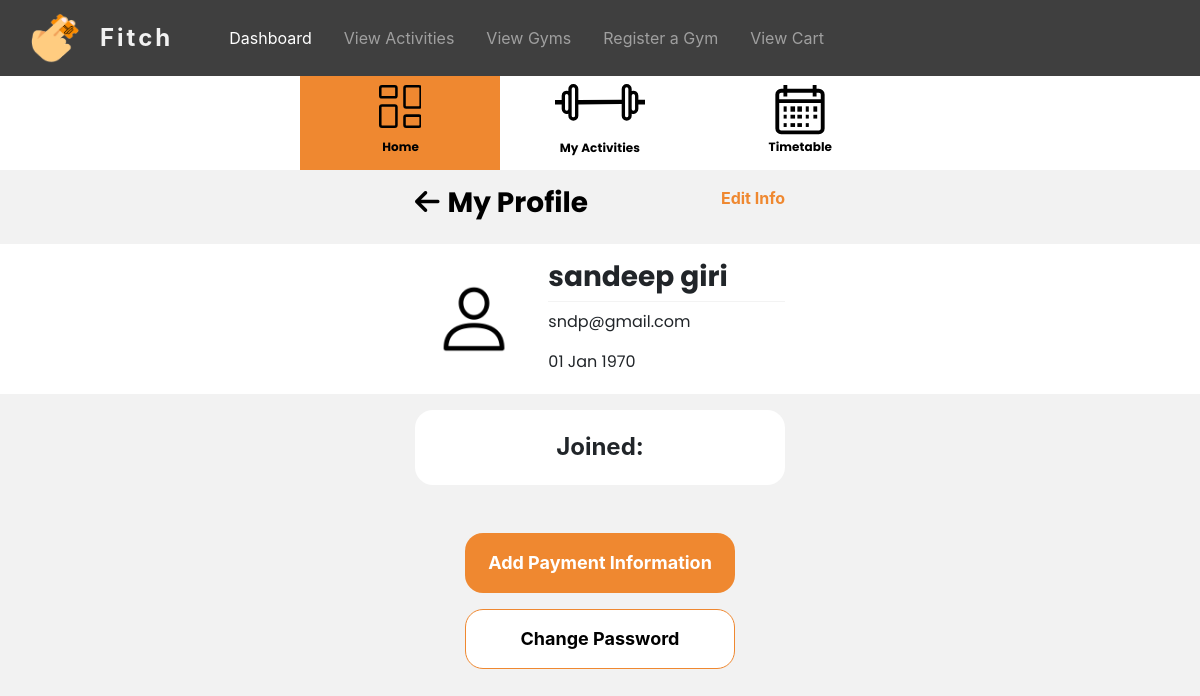
Screenshot of /User/userProfile (signed in) with the database file from the repository.
### tables this page shows
CREATE TABLE `users` (
  `id` int(20) NOT NULL,
  `account_created` varchar(255) DEFAULT NULL,
  `username` varchar(255) DEFAULT NULL,
  `firstname` varchar(255) NOT NULL,
  `lastname` varchar(255) NOT NULL,
  `email` varchar(255) NOT NULL,
  `password` varchar(255) NOT NULL,
  `gender` varchar(255) NOT NULL,
  `dob` date DEFAULT NULL,
  `photo` varchar(255) NOT NULL,
  `contact_number` int(32) NOT NULL,
  `user_activation_code` varchar(255) NOT NULL,
  `user_email_status` varchar(255) NOT NULL,
  `password_reset` varchar(255) NOT NULL,
  `partnership_status` tinyint(1) DEFAULT NULL
);

### app/libraries/Core.php (called while the page is built, shortened)
<?php
class Core
{
  protected $currentMethod = 'index';
  public function __construct()
  {
    $url = $this->getUrl();
    if (file_exists('../app/controllers/' . ucwords($url[0]) . '.php')) {
      unset($url[0]);
    }
    $this->currentController = new $this->currentController;
    if (isset($url[1])) {
      if (method_exists($this->currentController, $url[1])) {
        $this->currentMethod = $url[1];
        unset($url[1]);
      }
    }
    $this->params = $url ? array_values($url) : [];
    call_user_func_array([$this->currentController, $this->currentMethod], $this->params);
  }
  public function getUrl()
  {
    if (isset($_GET['url'])) {
      $url = rtrim($_GET['url'], '/');
      $url = filter_var($url, FILTER_SANITIZE_URL);
      $url = explode('/', $url);
      return $url;
    }
  }
}

### public/index.php (called while the page is built, shortened)
<?php
  $init = new Core;

### app/libraries/Database.php (called while the page is built, shortened)
<?php
class Database
{
  private $host = DB_HOST;
  private $user = DB_USER;
  private $pass = DB_PASS;
  private $dbname = DB_NAME;
  private $dbh;
  private $stmt;
  public function __construct()
  {
    $dsn = 'mysql:host=' . $this->host . ';dbname=' . $this->dbname;
    $options = array(
      PDO::ATTR_PERSISTENT => true,
      PDO::ATTR_ERRMODE => PDO::ERRMODE_EXCEPTION
    );
    try {
      $this->dbh = new PDO($dsn, $this->user, $this->pass, $options);
    } catch (PDOException $e) {
      $this->error = $e->getMessage();
      echo $this->error;
    }
  }
  public function query($sql)
  {
    $this->stmt = $this->dbh->prepare($sql);
  }
  public function bind($param, $value, $type = null)
  {
    if (is_null($type)) {
      switch (true) {
        default:
          $type = PDO::PARAM_STR;
      }
    }
    $this->stmt->bindValue($param, $value, $type);
  }
  public function execute()
  {
    return $this->stmt->execute();
  }
  public function single()
  {
    $this->execute();
    return $this->stmt->fetch(PDO::FETCH_OBJ);
  }
}

### app/models/Account.php (called while the page is built, shortened)
<?php
class Account
{
    private $db;
    public function __construct()
    {
        $this->db = new Database;
    }
    public function fetchUserInformation($userid)
    {
        $this->db->query('SELECT * FROM users WHERE id = :id');
        $this->db->bind(':id', $userid);
        $row = $this->db->single();
        if ($this->db->rowCount() > 0) {
            return $row;
        }
    }
}

### app/views/User/userprofile.php (the view, shortened to what this page needs)
<?php require APPROOT . '/views/User/dashboardmenu.php'; ?>
<div class="container-fluid">
    <div class=" row justify-content-center">
        <div class="col-sm-12 col-xl-4">
            <div class="row mt-3">
                <div class="col-8" style="flex-direction: row;">
                    <h3><b><span><a href="<?php echo URLROOT; ?>/User"><i style="color:black;" class="fas fa-arrow-left"></i></a></span><span class="pl-2" style="color:black;">My Profile</span></b></h3>
                </div>
                <div class="col-4 text-right">
                    <a style="color: #EF8830" href="#"><b>Edit Info</b></a>
                </div>
            </div>
        </div>
    </div>
    <div class="row justify-content-center mt-3 pt-3 pb-3" style="background-color:white;">
        <div class="col-sm-12 col-xl-4">
            <div class="row justify-content-center">
                <div class="col-4 pr-0">
                    <?php
                    if ($data['photo'] !== "") {
                        echo '<img class="img-fluid rounded" style=" display:block; height:auto; max-width:100%; object-fit: contain;" src="' . URLROOT . '/uploads/' . $data['photo'] . '">';
                    } else {
                        echo '<img class="img-fluid rounded" style=" display:block; height:auto; max-width:100%; object-fit: contain;" src="' . URLROOT . '/images/user-default.png">';
                    }
                    ?>
                </div>
                <div class="col-8">
                    <div class="row justify-content-center">
                        <div class="col-12">
                            <h3><b><?php echo $data['firstname'] . " " . $data['lastname'] ?></b></h3>
                        </div>
                    </div>
                    <div class="row justify-content-center">
                        <div class="col-12">
                            <div class="line-separator"></div>
                        </div>
                    </div>
                    <div class="row mt-2">
                        <div class="col-12">
                            <p><?php echo $data['email']; ?></p>
                        </div>
                    </div>
                    <div class="row mt-2">
                        <div class="col-12">
                            <p><?php echo date("d M Y", strtotime($data['dob']));   ?></p>
                        </div>
                    </div>
                </div>
            </div>
        </div>
    </div>
    <div class="row justify-content-center mt-3">
        <div class="col-sm-12 col-xl-4 text-center align-self-center">
            <div class="content-background">
                <h4 style="font-weight:bold; margin:0px;">Joined: <span style="color: #E46E2E"><?php echo $data['account_created'] ?></h4></span>
            </div>
        </div>
    </div>
    <div class="row justify-content-center mt-5">
        <div class="col-sm-12 col-lg-3">
            <a style="text-decoration: none;" href="#">
                <button type="button" class="dashboard-highlight-btn">Add Payment Information</button>
            </a>
        </div>
    </div>
    <div class="row justify-content-center mt-3">
        <div class="col-sm-12 col-lg-3">
            <a href="<?php echo URLROOT; ?>/Accounts/resetPassword"><button type="button" data-toggle="modal" data-target="#changePasswordModal" class="dashboard-option-btn">Change Password</button>
            </a>
        </div>
    </div>
</div>

### public/css/style.css (style rules this page uses)
body { padding-top: 65px; }
.content-background { width: 100%; height: 75px; background-color: white; border-radius: 18px; padding-top: 5px; }
.dashboard-highlight-btn { width: 100%; height: 60px; border-radius: 18px; border-style: none; color: white; background-color: #ef8830; font-size: 18px; font-weight: bold; }
.dashboard-option-btn { width: 100%; height: 60px; border-radius: 18px; border-style: solid; border-color: #ef8830; border-width: 1px; color: black; background-color: white; font-size: 18px; font-weight: bold; }
h3 { font-family: "Poppins", sans-serif; }
p { font-family: "Poppins", sans-serif; }
* { margin: 0; padding: 0; }
body { background-color: #f2f2f2; }

### app/views/User/userprofile.php (style rules this page uses)
p { padding: 0px; margin: 0px; }
.line-separator { height: 1px; width: 100%; background-color: #f3f3f3; }
.content-background { background-color: white; border-radius: 18px; display: flex; align-items: center; justify-content: center; padding: 0px; }
.dashboard-highlight-btn { width: 100%; height: 60px; border-radius: 18px; border-style: none; color: white; background-color: #EF8830; font-size: 18px; font-weight: bold; }
.dashboard-option-btn { width: 100%; height: 60px; border-radius: 18px; border-style: solid; border-color: #EF8830; border-width: 1px; color: black; background-color: white; font-size: 18px; font-weight: bold; }

### rows the page displays
users: firstname "sandeep", lastname "giri", email "sndp@gmail.com", dob "01 Jan 1970"
